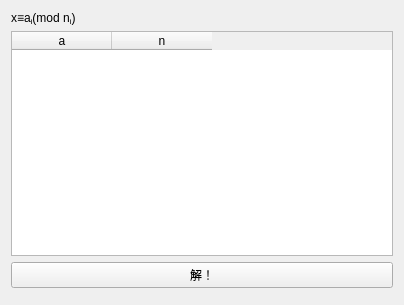
<?xml version="1.0" encoding="UTF-8"?>
<ui version="4.0">
 <class>CongruenceEquationsCalculatorWidgetClass</class>
 <widget class="QWidget" name="CongruenceEquationsCalculatorWidgetClass">
  <property name="geometry">
   <rect>
    <x>0</x>
    <y>0</y>
    <width>404</width>
    <height>305</height>
   </rect>
  </property>
  <property name="windowTitle">
   <string notr="true">线性同余方程组</string>
  </property>
  <layout class="QGridLayout" name="gridLayout">
   <item row="0" column="0">
    <widget class="QLabel" name="label">
     <property name="text">
      <string notr="true">&lt;html&gt;&lt;head/&gt;&lt;body&gt;&lt;p&gt;x≡a&lt;span style=&quot; vertical-align:sub;&quot;&gt;i&lt;/span&gt;(mod n&lt;span style=&quot; vertical-align:sub;&quot;&gt;i&lt;/span&gt;)&lt;/p&gt;&lt;/body&gt;&lt;/html&gt;</string>
     </property>
    </widget>
   </item>
   <item row="1" column="0">
    <widget class="QTableWidget" name="tableWidget">
     <column>
      <property name="text">
       <string>a</string>
      </property>
     </column>
     <column>
      <property name="text">
       <string>n</string>
      </property>
     </column>
    </widget>
   </item>
   <item row="2" column="0">
    <widget class="QPushButton" name="pushButton">
     <property name="text">
      <string notr="true">解！</string>
     </property>
    </widget>
   </item>
   <item row="3" column="0">
    <widget class="KatexViewer" name="widget" native="true"/>
   </item>
  </layout>
 </widget>
 <layoutdefault spacing="6" margin="11"/>
 <customwidgets>
  <customwidget>
   <class>KatexViewer</class>
   <extends>QWidget</extends>
   <header>widgets/katexviewer.h</header>
   <container>1</container>
  </customwidget>
 </customwidgets>
 <resources/>
 <connections/>
</ui>
